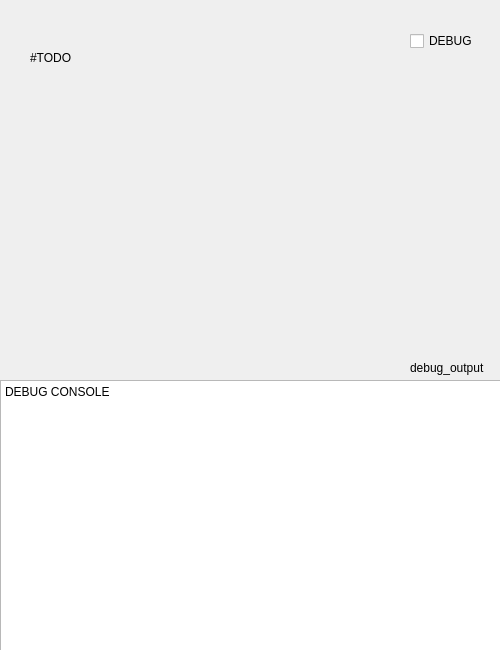
<?xml version="1.0" encoding="UTF-8"?>
<ui version="4.0">
 <class>Khayon</class>
 <widget class="QWidget" name="Khayon">
  <property name="geometry">
   <rect>
    <x>0</x>
    <y>0</y>
    <width>500</width>
    <height>650</height>
   </rect>
  </property>
  <property name="minimumSize">
   <size>
    <width>500</width>
    <height>650</height>
   </size>
  </property>
  <property name="maximumSize">
   <size>
    <width>500</width>
    <height>650</height>
   </size>
  </property>
  <property name="windowTitle">
   <string>Khayon</string>
  </property>
  <widget class="QLabel" name="label">
   <property name="geometry">
    <rect>
     <x>410</x>
     <y>360</y>
     <width>121</width>
     <height>16</height>
    </rect>
   </property>
   <property name="text">
    <string>debug_output</string>
   </property>
  </widget>
  <widget class="QTextBrowser" name="debug_output">
   <property name="geometry">
    <rect>
     <x>0</x>
     <y>380</y>
     <width>501</width>
     <height>271</height>
    </rect>
   </property>
   <property name="html">
    <string>&lt;!DOCTYPE HTML PUBLIC &quot;-//W3C//DTD HTML 4.0//EN&quot; &quot;http://www.w3.org/TR/REC-html40/strict.dtd&quot;&gt;
&lt;html&gt;&lt;head&gt;&lt;meta name=&quot;qrichtext&quot; content=&quot;1&quot; /&gt;&lt;meta charset=&quot;utf-8&quot; /&gt;&lt;style type=&quot;text/css&quot;&gt;
p, li { white-space: pre-wrap; }
&lt;/style&gt;&lt;/head&gt;&lt;body style=&quot; font-family:'Segoe UI'; font-size:9pt; font-weight:400; font-style:normal;&quot;&gt;
&lt;p style=&quot; margin-top:0px; margin-bottom:0px; margin-left:0px; margin-right:0px; -qt-block-indent:0; text-indent:0px;&quot;&gt;&lt;span style=&quot; font-family:'SimSun';&quot;&gt;DEBUG CONSOLE&lt;/span&gt;&lt;/p&gt;&lt;/body&gt;&lt;/html&gt;</string>
   </property>
  </widget>
  <widget class="QLabel" name="label_2">
   <property name="geometry">
    <rect>
     <x>30</x>
     <y>50</y>
     <width>121</width>
     <height>16</height>
    </rect>
   </property>
   <property name="text">
    <string>#TODO</string>
   </property>
  </widget>
  <widget class="QCheckBox" name="Debug_checkbox">
   <property name="geometry">
    <rect>
     <x>410</x>
     <y>30</y>
     <width>78</width>
     <height>22</height>
    </rect>
   </property>
   <property name="text">
    <string>DEBUG</string>
   </property>
  </widget>
 </widget>
 <resources/>
 <connections/>
</ui>
